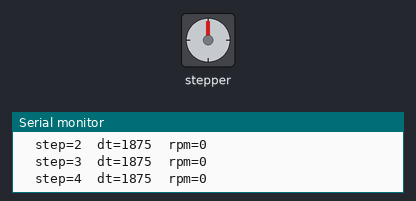
Bench run of a program on a simulated Arduino Mega 2560, built for the host (arithmetic inside an expression is 32-bit, double 64-bit). Parts: stepper motor, the last lines printed to the serial monitor. Stepper angles assume 3200 steps per turn.

Above: at 0.08 s.
At 9.78 s:
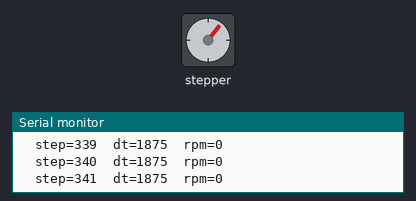
At 19.63 s:
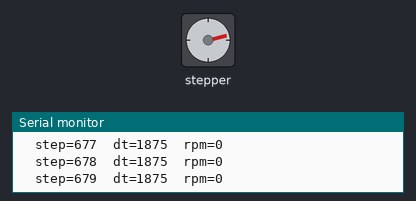
At 39.44 s:
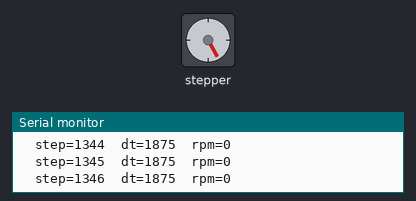
Timing chart, 0 to 40.0 s (numbered marks = the images above):
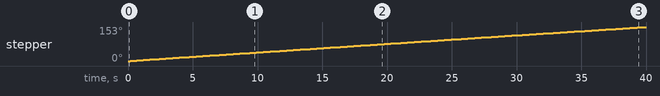

Measured:
- by itself, stepper: keeps turning clockwise at about 4°/s

The program:

main.cpp
```cpp
#include <Arduino.h>
#include "A4988.h"

#define MOTOR_STEPS 200 //定义步距角
#define RPM 10  //定义转速(r/min)
#define MICROSTEPS 16 //定义细分数

// Acceleration and deceleration values are always in FULL steps / s^2
#define MOTOR_ACCEL 100
#define MOTOR_DECEL 100


#define X_DIR 55
#define X_STEP 54
#define X_EN 38
#define Z_DIR 48
#define Z_STEP 46
#define Z_EN 62


A4988 stepper(MOTOR_STEPS, Z_DIR, Z_STEP, Z_EN);
int counter = 0;


void setup() {
  // put your setup code here, to run once: i dont know what to do
  stepper.begin(RPM, MICROSTEPS);
  // stepper.begin(RPM);
  stepper.setEnableActiveState(LOW);
  stepper.enable();
  stepper.setSpeedProfile(stepper.LINEAR_SPEED, MOTOR_ACCEL, MOTOR_DECEL);
  Serial.begin(9600);
  Serial.println("Initialized");
  stepper.startMove(3200);
}

void loop() {
  // put your main code here, to run repeatedly:

  // delay(1000);
  // stepper.setMicrostep(16);
  // stepper.startMove(320000);
  // stepper.move(MOTOR_STEPS*MICROSTEPS);
  // counter = counter + 2;
  // Serial.println(counter);
  // delay(1000);
  // stepper.rotate(360);
  // delay(1000);
  static int step = 0;
  unsigned wait_time = stepper.nextAction();
  if (wait_time){
      Serial.print("  step="); Serial.print(step++);
      Serial.print("  dt="); Serial.print(wait_time);
      Serial.print("  rpm="); Serial.print(stepper.getCurrentRPM());
      Serial.println();
  } else {
      stepper.disable();
      Serial.println("END");
      delay(3600000);
  }

}
```
